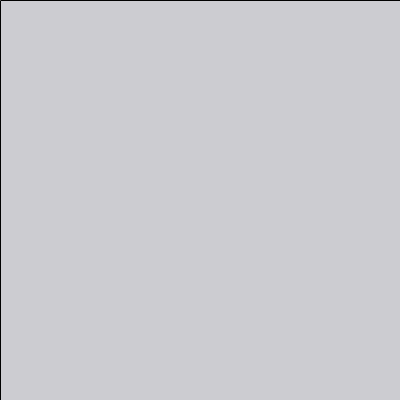
Frame 1 (no input)
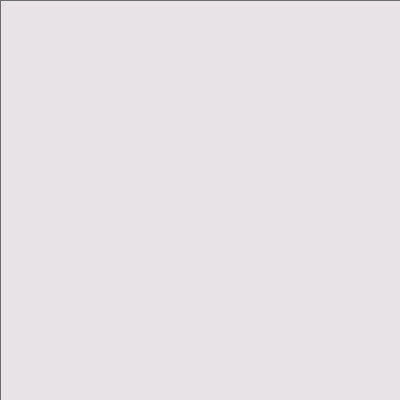
Frame 60 (the mouse pressed at the canvas centre just before this capture)
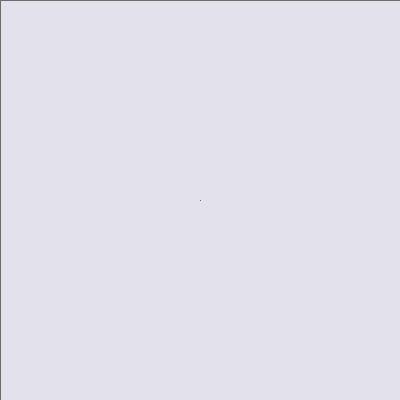
Frame 120 (the mouse held since frame 60 and released just before this capture)

The Processing sketch that drew these frames (run headless with seeded random() and noise(); from frame 60 on, the mouse is pressed at the canvas centre):

// Processing sketch: processing_108802
// ── processing_108802.pde

//september 05 
//Shanna Chan
//Homework 3

float x,y,wd,ht;

void setup( )
{
 size(400,400); 
  

  x=0;
  y=height*.6;
  wd=width*.35;
  ht=height*.43;
  colorMode(HSB,360,100,100,100);
  frameRate(15);
  
strokeWeight(1);

  
}


  
void draw ( )
{
 //background(200,200,0,20);
fill(random(360),20,99,10);
 rect(0,0,width,height);

stroke(153);
  triangle(mouseX,mouseY,mouseY,mouseX,pmouseX,pmouseY);
line(pmouseY,pmouseX,mouseY,mouseX);
}
